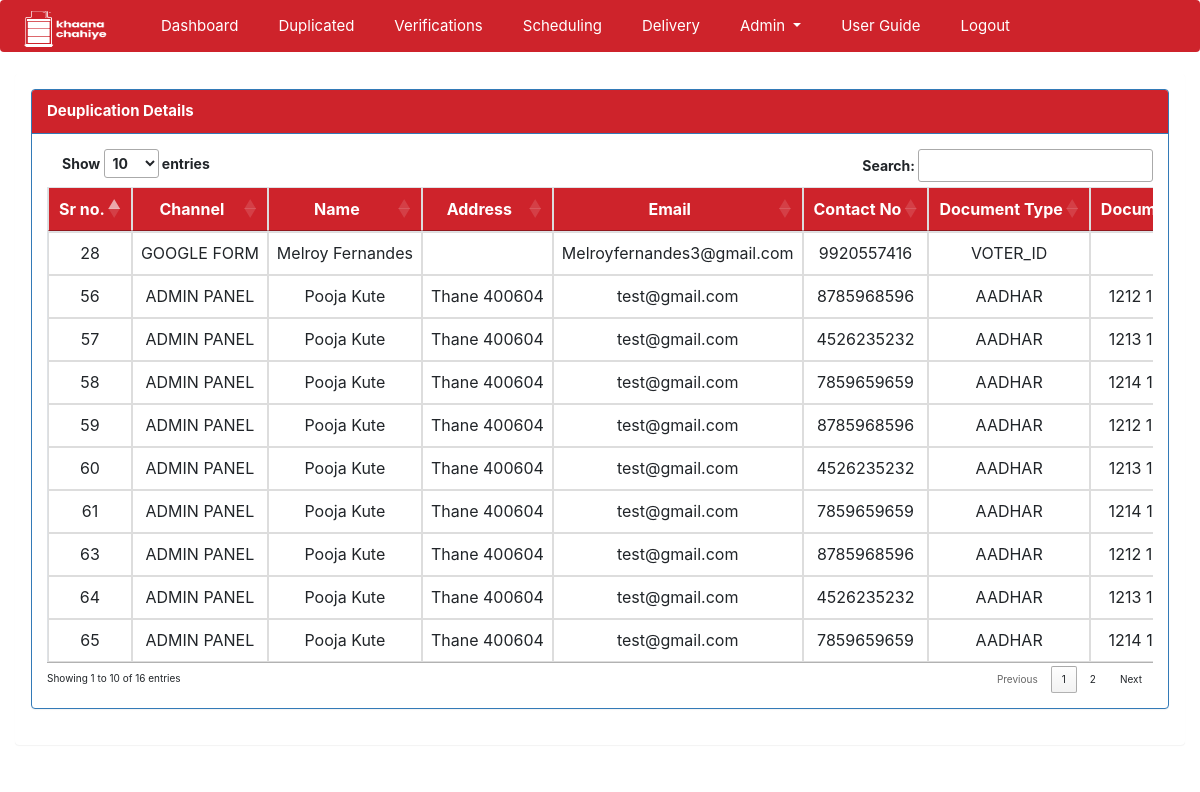
Screenshot of /main.php?page=duplicated/duplicated (signed in) with the database file from the repository.
### tables this page shows
CREATE TABLE `request_details` (
  `id` bigint(20) UNSIGNED NOT NULL,
  `document_id` bigint(20) UNSIGNED NOT NULL,
  `channel_id` bigint(20) UNSIGNED NOT NULL,
  `name` varchar(100) NOT NULL,
  `address` text NOT NULL,
  `contact_no` varchar(20) NOT NULL,
  `document_no` varchar(200) NOT NULL,
  `email` varchar(60) NOT NULL,
  `gender` enum('M','F') NOT NULL,
  `no_of_people` varchar(45) NOT NULL,
  `is_beneficiary` enum('Y','N') NOT NULL,
  `aid_form` bigint(20) UNSIGNED NOT NULL,
  `request_type` enum('bulk','single') NOT NULL,
  `latitude` varchar(20) NOT NULL,
  `longitude` varchar(20) NOT NULL,
  `remark` text NOT NULL,
  `is_duplicated` enum('N','Y') NOT NULL,
  `created_at` timestamp NULL DEFAULT NULL,
  `updated_at` timestamp NULL DEFAULT NULL
);

CREATE TABLE `channel_types` (
  `id` bigint(20) UNSIGNED NOT NULL,
  `name` varchar(100) NOT NULL,
  `status` enum('Y','N') NOT NULL
);

CREATE TABLE `document_types` (
  `id` bigint(20) UNSIGNED NOT NULL,
  `name` varchar(45) NOT NULL,
  `status` enum('Y','N') NOT NULL
);

### includes/functions.php (called while the page is built, shortened)
<?php
function get_channelname($roleid) {
    include('connection.php');
    $sql = "select name from ".channel_type." WHERE id='".$roleid."'";
    $result = mysqli_query($conn,$sql) or die(mysqli_error($conn));
    $row = mysqli_fetch_assoc($result);
    return $row['name'];
}
function get_documenttype($roleid) {
    include('connection.php');
    $sql = "select name from ".document_type." WHERE id='".$roleid."'";
    $result = mysqli_query($conn,$sql) or die(mysqli_error($conn));
    $row = mysqli_fetch_assoc($result);
    return $row['name'];
}
?>

### duplicated/duplicated.php (the view, shortened to what this page needs)
<!DOCTYPE html>
<html lang="en">
<?php
$verification_details = "select a.*,b.request_status_id from ".request_details." a INNER JOIN ".request_details_delivery." b
ON a.id= b.request_id WHERE request_status_id IN (11) AND is_duplicated='Y'";
$verification_details_res = mysqli_query($conn,$verification_details) or die(mysqli_error($conn));
?>
<div class="panel panel-primary">
  <div class="panel-heading">
    <b>Deuplication Details</b>
  </div>
  <div class="panel-body">
    <table class="table table-bordered dt-responsive nowrap dataTable no-footer">
        <thead>
          <tr>
            <th class="text-center">Sr no.</th>
            <th class="text-center">Channel</th>
            <th class="text-center">Name</th>
            <th class="text-center">Address</th>
            <th class="text-center">Email</th>
            <th class="text-center">Contact No</th>
            <th class="text-center">Document Type</th>
            <th class="text-center">Document No</th>
          </tr>
        </thead>
        <tbody>
        <?php
        if(mysqli_num_rows($verification_details_res) > 0):
        while($verification_details_row = mysqli_fetch_array($verification_details_res)):?>
          <tr>
            <td class="text-center"><?php echo $verification_details_row['id']; ?></td>
            <td class="text-center"><?php echo get_channelname($verification_details_row['channel_id']); ?></td>
            <td class="text-center"><?php echo $verification_details_row['name']; ?></td>
            <td class="text-center"><?php echo $verification_details_row['address']; ?></td>
            <td class="text-center"><?php echo $verification_details_row['email']; ?></td>
            <td class="text-center"><?php echo $verification_details_row['contact_no']; ?></td>
            <td class="text-center"><?php echo get_documenttype($verification_details_row['document_id']); ?></td>
            <td class="text-center"><?php echo $verification_details_row['document_no']; ?></td>
          </tr>
        <?php
        endwhile;
      endif;?>
        </tbody>
        </table>
  </div>
</div>
</html>

### css/index.css (style rules this page uses)
body { background: #3e4144; }

### css/home.css (style rules this page uses)
thead, .panel-heading { background-color: #CE232B; color: #fff; }
.panel-primary>.panel-heading { color: #fff; font-size: 15px !important; background-color: #CE232B; background-color: #CE232B; }

### rows the page displays
request_details: id "28", channel.name "GOOGLE FORM", name "Melroy Fernandes", email "Melroyfernandes3@gmail.com", contact_no "9920557416", document.name "VOTER_ID"
request_details: id "56", channel.name "ADMIN PANEL", name "Pooja Kute", address "Thane 400604", email "test@gmail.com", contact_no "8785968596", document.name "AADHAR", document_no "1212…"
request_details: id "57", channel.name "ADMIN PANEL", name "Pooja Kute", address "Thane 400604", email "test@gmail.com", contact_no "4526235232", document.name "AADHAR", document_no "1213…"
request_details: id "58", channel.name "ADMIN PANEL", name "Pooja Kute", address "Thane 400604", email "test@gmail.com", contact_no "7859659659", document.name "AADHAR", document_no "1214…"
request_details: id "59", channel.name "ADMIN PANEL", name "Pooja Kute", address "Thane 400604", email "test@gmail.com", contact_no "8785968596", document.name "AADHAR", document_no "1212…"
request_details: id "60", channel.name "ADMIN PANEL", name "Pooja Kute", address "Thane 400604", email "test@gmail.com", contact_no "4526235232", document.name "AADHAR", document_no "1213…"
request_details: id "61", channel.name "ADMIN PANEL", name "Pooja Kute", address "Thane 400604", email "test@gmail.com", contact_no "7859659659", document.name "AADHAR", document_no "1214…"
request_details: id "63", channel.name "ADMIN PANEL", name "Pooja Kute", address "Thane 400604", email "test@gmail.com", contact_no "8785968596", document.name "AADHAR", document_no "1212…"
request_details: id "64", channel.name "ADMIN PANEL", name "Pooja Kute", address "Thane 400604", email "test@gmail.com", contact_no "4526235232", document.name "AADHAR", document_no "1213…"
request_details: id "65", channel.name "ADMIN PANEL", name "Pooja Kute", address "Thane 400604", email "test@gmail.com", contact_no "7859659659", document.name "AADHAR", document_no "1214…"
